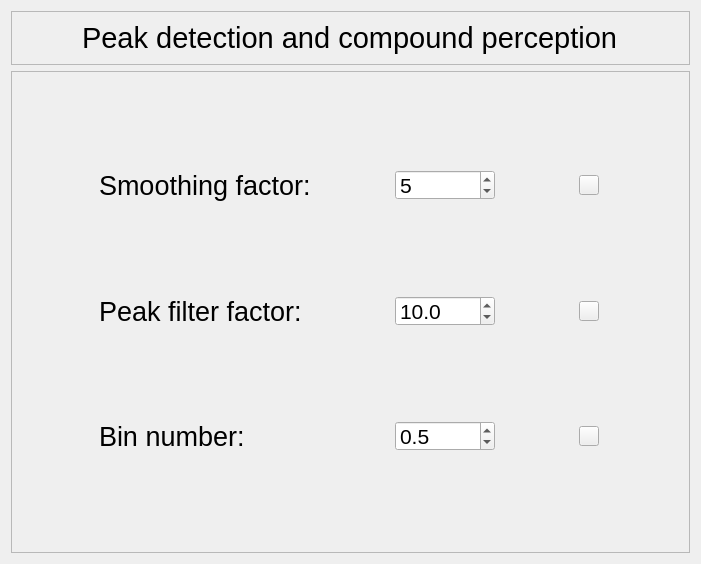
<?xml version="1.0" encoding="UTF-8"?>
<ui version="4.0">
 <class>Form</class>
 <widget class="QWidget" name="Form">
  <property name="geometry">
   <rect>
    <x>0</x>
    <y>0</y>
    <width>701</width>
    <height>564</height>
   </rect>
  </property>
  <property name="windowTitle">
   <string>DataAnalyzer-WTS</string>
  </property>
  <property name="windowIcon">
   <iconset>
    <normaloff>../Combine/icon.png</normaloff>../Combine/icon.png</iconset>
  </property>
  <layout class="QGridLayout" name="gridLayout_2" rowstretch="1,10">
   <item row="0" column="0">
    <widget class="QFrame" name="frame">
     <property name="frameShape">
      <enum>QFrame::StyledPanel</enum>
     </property>
     <property name="frameShadow">
      <enum>QFrame::Raised</enum>
     </property>
     <layout class="QHBoxLayout" name="horizontalLayout">
      <item>
       <widget class="QLabel" name="label">
        <property name="sizePolicy">
         <sizepolicy hsizetype="Maximum" vsizetype="Preferred">
          <horstretch>0</horstretch>
          <verstretch>0</verstretch>
         </sizepolicy>
        </property>
        <property name="font">
         <font>
          <pointsize>22</pointsize>
          <weight>50</weight>
          <italic>false</italic>
          <bold>false</bold>
         </font>
        </property>
        <property name="styleSheet">
         <string notr="true">font: 22pt;</string>
        </property>
        <property name="text">
         <string>Peak detection and compound perception</string>
        </property>
       </widget>
      </item>
     </layout>
    </widget>
   </item>
   <item row="1" column="0">
    <widget class="QFrame" name="frame_2">
     <property name="contextMenuPolicy">
      <enum>Qt::NoContextMenu</enum>
     </property>
     <property name="toolTip">
      <string>&lt;html&gt;&lt;head/&gt;&lt;body&gt;&lt;p&gt;asdsada&lt;/p&gt;&lt;/body&gt;&lt;/html&gt;</string>
     </property>
     <property name="frameShape">
      <enum>QFrame::StyledPanel</enum>
     </property>
     <property name="frameShadow">
      <enum>QFrame::Raised</enum>
     </property>
     <layout class="QGridLayout" name="gridLayout">
      <item row="0" column="0">
       <widget class="QLabel" name="label_3">
        <property name="sizePolicy">
         <sizepolicy hsizetype="Maximum" vsizetype="Preferred">
          <horstretch>0</horstretch>
          <verstretch>0</verstretch>
         </sizepolicy>
        </property>
        <property name="minimumSize">
         <size>
          <width>0</width>
          <height>0</height>
         </size>
        </property>
        <property name="maximumSize">
         <size>
          <width>16777215</width>
          <height>16777215</height>
         </size>
        </property>
        <property name="font">
         <font>
          <pointsize>20</pointsize>
          <weight>50</weight>
          <italic>false</italic>
          <bold>false</bold>
         </font>
        </property>
        <property name="styleSheet">
         <string notr="true">font: 20pt;</string>
        </property>
        <property name="text">
         <string>Smoothing factor:</string>
        </property>
       </widget>
      </item>
      <item row="0" column="1">
       <widget class="QSpinBox" name="spinBox">
        <property name="minimumSize">
         <size>
          <width>100</width>
          <height>30</height>
         </size>
        </property>
        <property name="maximumSize">
         <size>
          <width>100</width>
          <height>30</height>
         </size>
        </property>
        <property name="font">
         <font>
          <pointsize>16</pointsize>
          <weight>50</weight>
          <italic>false</italic>
          <bold>false</bold>
         </font>
        </property>
        <property name="styleSheet">
         <string notr="true">font: 16pt;</string>
        </property>
        <property name="minimum">
         <number>0</number>
        </property>
        <property name="maximum">
         <number>9999</number>
        </property>
        <property name="value">
         <number>5</number>
        </property>
        <property name="displayIntegerBase">
         <number>10</number>
        </property>
       </widget>
      </item>
      <item row="0" column="2">
       <widget class="QPushButton" name="pushButton_6">
        <property name="minimumSize">
         <size>
          <width>20</width>
          <height>20</height>
         </size>
        </property>
        <property name="maximumSize">
         <size>
          <width>20</width>
          <height>20</height>
         </size>
        </property>
        <property name="text">
         <string/>
        </property>
        <property name="icon">
         <iconset>
          <normaloff>../Combine/R-C.png</normaloff>../Combine/R-C.png</iconset>
        </property>
        <property name="iconSize">
         <size>
          <width>20</width>
          <height>20</height>
         </size>
        </property>
       </widget>
      </item>
      <item row="1" column="0">
       <widget class="QLabel" name="label_2">
        <property name="sizePolicy">
         <sizepolicy hsizetype="Maximum" vsizetype="Preferred">
          <horstretch>0</horstretch>
          <verstretch>0</verstretch>
         </sizepolicy>
        </property>
        <property name="minimumSize">
         <size>
          <width>0</width>
          <height>30</height>
         </size>
        </property>
        <property name="maximumSize">
         <size>
          <width>16777215</width>
          <height>30</height>
         </size>
        </property>
        <property name="font">
         <font>
          <pointsize>20</pointsize>
          <weight>50</weight>
          <italic>false</italic>
          <bold>false</bold>
         </font>
        </property>
        <property name="styleSheet">
         <string notr="true">font: 20pt;</string>
        </property>
        <property name="text">
         <string>Peak filter factor:</string>
        </property>
       </widget>
      </item>
      <item row="1" column="1">
       <widget class="QDoubleSpinBox" name="doubleSpinBox">
        <property name="minimumSize">
         <size>
          <width>100</width>
          <height>30</height>
         </size>
        </property>
        <property name="maximumSize">
         <size>
          <width>100</width>
          <height>30</height>
         </size>
        </property>
        <property name="font">
         <font>
          <pointsize>16</pointsize>
          <weight>50</weight>
          <italic>false</italic>
          <bold>false</bold>
         </font>
        </property>
        <property name="styleSheet">
         <string notr="true">font: 16pt;</string>
        </property>
        <property name="decimals">
         <number>1</number>
        </property>
        <property name="maximum">
         <double>999999.000000000000000</double>
        </property>
        <property name="value">
         <double>10.000000000000000</double>
        </property>
       </widget>
      </item>
      <item row="1" column="2">
       <widget class="QPushButton" name="pushButton_7">
        <property name="minimumSize">
         <size>
          <width>20</width>
          <height>20</height>
         </size>
        </property>
        <property name="maximumSize">
         <size>
          <width>20</width>
          <height>20</height>
         </size>
        </property>
        <property name="text">
         <string/>
        </property>
        <property name="icon">
         <iconset>
          <normaloff>../Combine/R-C.png</normaloff>../Combine/R-C.png</iconset>
        </property>
        <property name="iconSize">
         <size>
          <width>20</width>
          <height>20</height>
         </size>
        </property>
       </widget>
      </item>
      <item row="2" column="0">
       <widget class="QLabel" name="label_4">
        <property name="font">
         <font>
          <pointsize>20</pointsize>
          <weight>50</weight>
          <italic>false</italic>
          <bold>false</bold>
         </font>
        </property>
        <property name="styleSheet">
         <string notr="true">font: 20pt;</string>
        </property>
        <property name="text">
         <string>Bin number:</string>
        </property>
       </widget>
      </item>
      <item row="2" column="1">
       <widget class="QDoubleSpinBox" name="doubleSpinBox_2">
        <property name="minimumSize">
         <size>
          <width>100</width>
          <height>30</height>
         </size>
        </property>
        <property name="maximumSize">
         <size>
          <width>100</width>
          <height>30</height>
         </size>
        </property>
        <property name="font">
         <font>
          <pointsize>16</pointsize>
          <weight>50</weight>
          <italic>false</italic>
          <bold>false</bold>
         </font>
        </property>
        <property name="styleSheet">
         <string notr="true">font: 16pt;</string>
        </property>
        <property name="decimals">
         <number>1</number>
        </property>
        <property name="maximum">
         <double>99999.000000000000000</double>
        </property>
        <property name="value">
         <double>0.500000000000000</double>
        </property>
       </widget>
      </item>
      <item row="2" column="2">
       <widget class="QPushButton" name="pushButton_8">
        <property name="minimumSize">
         <size>
          <width>20</width>
          <height>20</height>
         </size>
        </property>
        <property name="maximumSize">
         <size>
          <width>20</width>
          <height>20</height>
         </size>
        </property>
        <property name="text">
         <string/>
        </property>
        <property name="icon">
         <iconset>
          <normaloff>../Combine/R-C.png</normaloff>../Combine/R-C.png</iconset>
        </property>
        <property name="iconSize">
         <size>
          <width>20</width>
          <height>20</height>
         </size>
        </property>
       </widget>
      </item>
     </layout>
    </widget>
   </item>
  </layout>
 </widget>
 <resources/>
 <connections>
  <connection>
   <sender>pushButton_6</sender>
   <signal>clicked()</signal>
   <receiver>Form</receiver>
   <slot>slot1()</slot>
   <hints>
    <hint type="sourcelabel">
     <x>581</x>
     <y>178</y>
    </hint>
    <hint type="destinationlabel">
     <x>536</x>
     <y>-108</y>
    </hint>
   </hints>
  </connection>
  <connection>
   <sender>pushButton_7</sender>
   <signal>clicked()</signal>
   <receiver>Form</receiver>
   <slot>slot2()</slot>
   <hints>
    <hint type="sourcelabel">
     <x>588</x>
     <y>305</y>
    </hint>
    <hint type="destinationlabel">
     <x>750</x>
     <y>305</y>
    </hint>
   </hints>
  </connection>
  <connection>
   <sender>pushButton_8</sender>
   <signal>clicked()</signal>
   <receiver>Form</receiver>
   <slot>slot3()</slot>
   <hints>
    <hint type="sourcelabel">
     <x>584</x>
     <y>436</y>
    </hint>
    <hint type="destinationlabel">
     <x>869</x>
     <y>433</y>
    </hint>
   </hints>
  </connection>
 </connections>
 <slots>
  <slot>slot1()</slot>
  <slot>slot2()</slot>
  <slot>slot3()</slot>
 </slots>
</ui>
